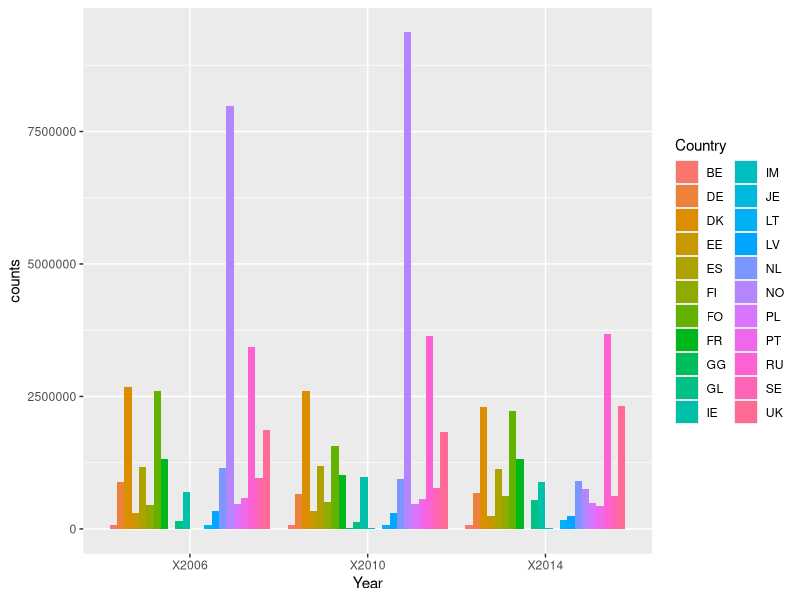
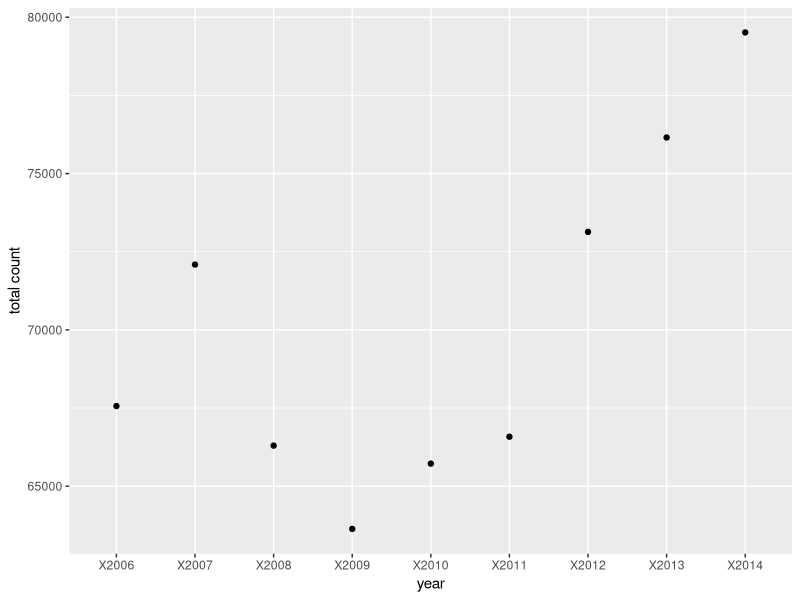
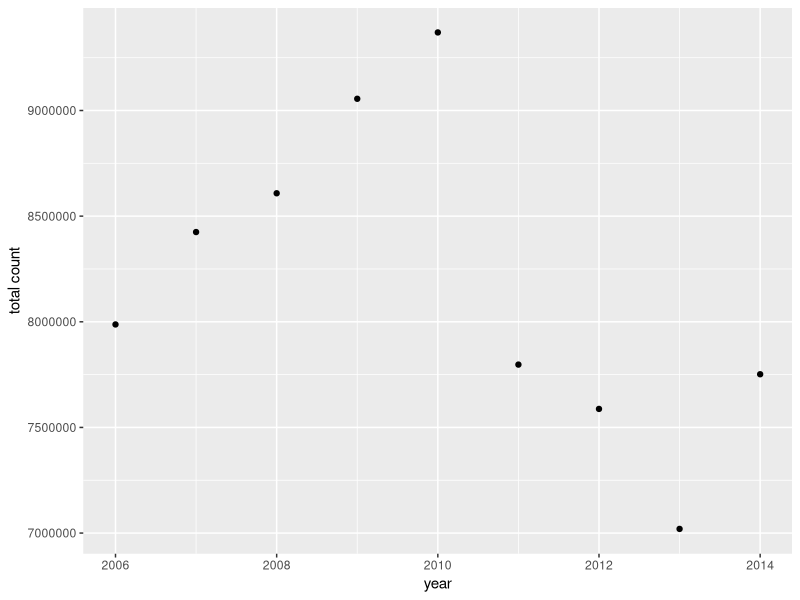
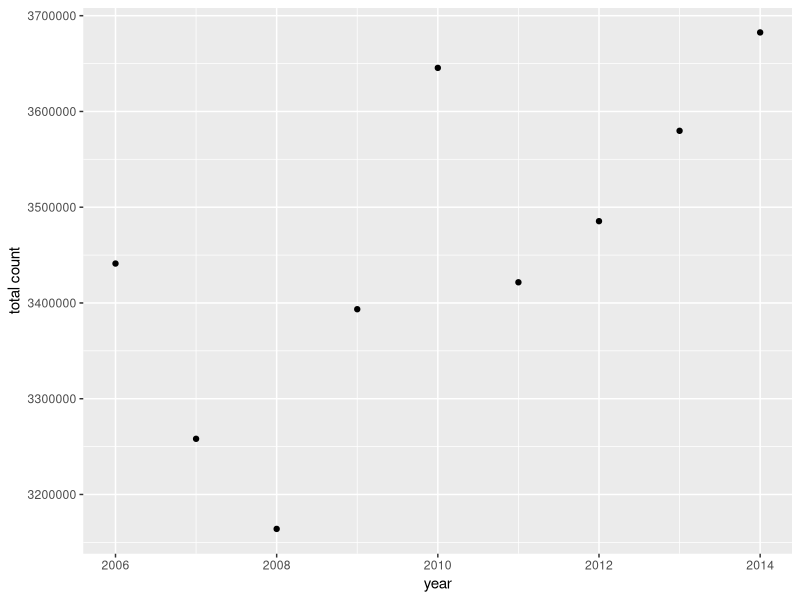
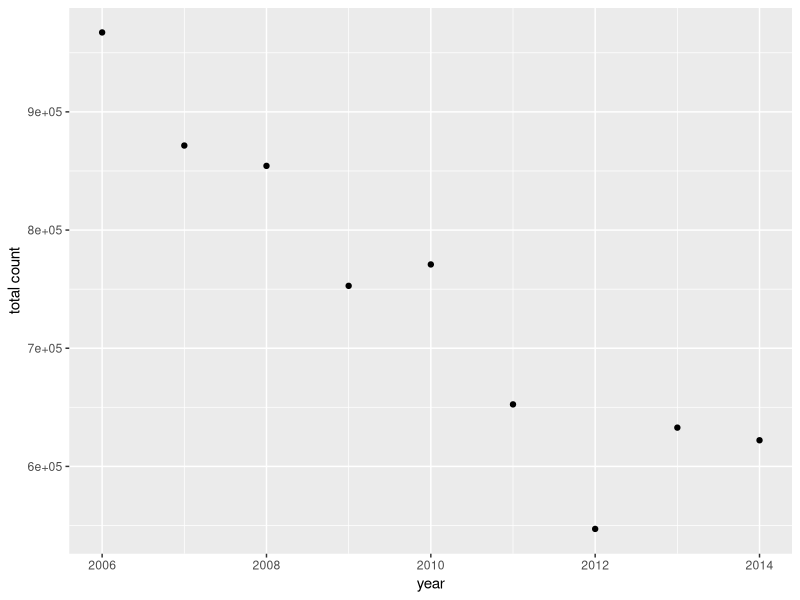
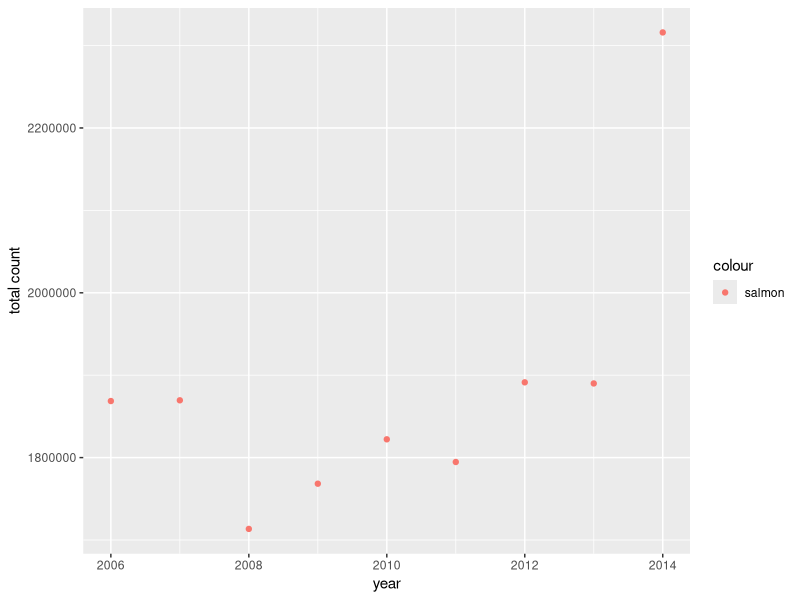
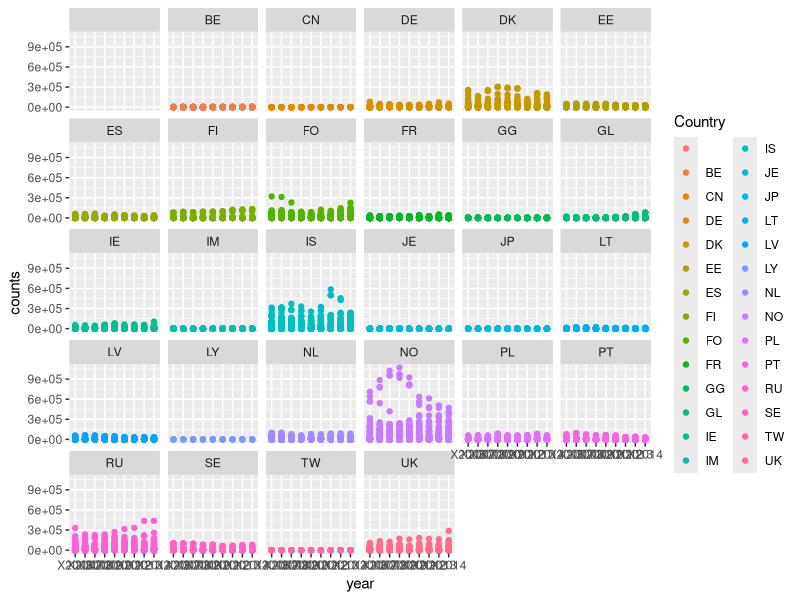

Source code (R) for these figures, in order:
## ---- chunk 1
library(tidyverse)
library(dplyr)
## ---- chunk 2
all_data<-read.csv("Raw_Data/fish_catches.csv")
head(all_data)
## ---- chunk 3
total_catch<-read.csv("Clean_Data/Total_catch.csv")
head(total_catch)
## ---- chunk 4
total_catch_long<-gather(total_catch,year, counts, -Country)
head(total_catch_long)
## ---- chunk 5
ggplot(total_catch_long, aes(year,counts))+
  geom_bar(aes(fill=Country),stat="identity",position="dodge")+
  labs(x="Year")
## ---- chunk 6
fish_catch<-read.csv("Clean_Data/BelgiumCatch.csv")
head(fish_catch)
## ---- chunk 7
BEdata<- fish_catch %>%
  gather(year, count, X2014:X2013:X2012:X2011:X2010:X2009:X2008:X2007:X2006)
BEdataframe<-data.frame(BEdata)
BE_catch<-BEdata%>%
  select(year,count)
new_BE<-BE_catch%>%
  group_by(year)%>%
  summarize(count=sum(count))
new_BE
## ---- chunk 8
ggplot(new_BE)+
  geom_point(aes(year,count))+
  labs(y="total count")
## ---- chunk 9
NO<-all_data%>%
  filter(Country=="NO")%>%
  select(X2014,X2013,X2012,X2011,X2010,X2009,X2008,X2007,X2006)
longNO<-gather(NO)
NO_by_year<-matrix(c(2014, sum(NO$X2014),
       2013, sum(NO$X2013),
       2012, sum(NO$X2012),
       2011, sum(NO$X2011),
       2010, sum(NO$X2010),
       2009, sum(NO$X2009),
       2008, sum(NO$X2008),
       2007, sum(NO$X2007),
       2006, sum(NO$X2006)), nrow=9, ncol=2,byrow=TRUE) 
colnames(NO_by_year)<-c("year","count")
NO_data<-data.frame(NO_by_year)
ggplot(NO_data)+
  geom_point(aes(year,count))+
  labs(y="total count")
## ---- chunk 10
RU<-all_data%>%
  filter(Country=="RU")%>%
  select(X2014,X2013,X2012,X2011,X2010,X2009,X2008,X2007,X2006)
longRU<-gather(RU)
RU_by_year<-matrix(c(2014, sum(RU$X2014),
       2013, sum(RU$X2013),
       2012, sum(RU$X2012),
       2011, sum(RU$X2011),
       2010, sum(RU$X2010),
       2009, sum(RU$X2009),
       2008, sum(RU$X2008),
       2007, sum(RU$X2007),
       2006, sum(RU$X2006)), nrow=9, ncol=2,byrow=TRUE) 
colnames(RU_by_year)<-c("year","count")
RU_data<-data.frame(RU_by_year)
ggplot(RU_data)+
  geom_point(aes(year,count))+
  labs(y="total count")
## ---- chunk 11
SE<-all_data%>%
  filter(Country=="SE")%>%
  select(X2014,X2013,X2012,X2011,X2010,X2009,X2008,X2007,X2006)
longSE<-gather(SE)
SE_by_year<-matrix(c(2014, sum(SE$X2014),
       2013, sum(SE$X2013),
       2012, sum(SE$X2012),
       2011, sum(SE$X2011),
       2010, sum(SE$X2010),
       2009, sum(SE$X2009),
       2008, sum(SE$X2008),
       2007, sum(SE$X2007),
       2006, sum(SE$X2006)), nrow=9, ncol=2,byrow=TRUE) 
colnames(SE_by_year)<-c("year","count")
SE_data<-data.frame(SE_by_year)
ggplot(SE_data)+
  geom_point(aes(year,count))+
  labs(y="total count")
## ---- chunk 12
UK<-all_data%>%
  filter(Country=="UK")%>%
  select(X2014,X2013,X2012,X2011,X2010,X2009,X2008,X2007,X2006)
longUK<-gather(UK)
UK_by_year<-matrix(c(2014, sum(UK$X2014),
       2013, sum(UK$X2013),
       2012, sum(UK$X2012),
       2011, sum(UK$X2011),
       2010, sum(UK$X2010),
       2009, sum(UK$X2009),
       2008, sum(UK$X2008),
       2007, sum(UK$X2007),
       2006, sum(UK$X2006)), nrow=9, ncol=2,byrow=TRUE) 
colnames(UK_by_year)<-c("year","count")
UK_data<-data.frame(UK_by_year)
ggplot(UK_data)+
  geom_point(aes(year,count,color="salmon"))+
  labs(y="total count")
## ---- chunk 13
data<-all_data%>%
  select(Country,X2014,X2013,X2012,X2011,X2010,X2009,X2008,X2007,X2006)
long_data<-gather(data, year, counts, -Country)
ggplot(long_data)+
  geom_point(aes(x=year,y=counts,color=Country))+
  facet_wrap(~Country)
